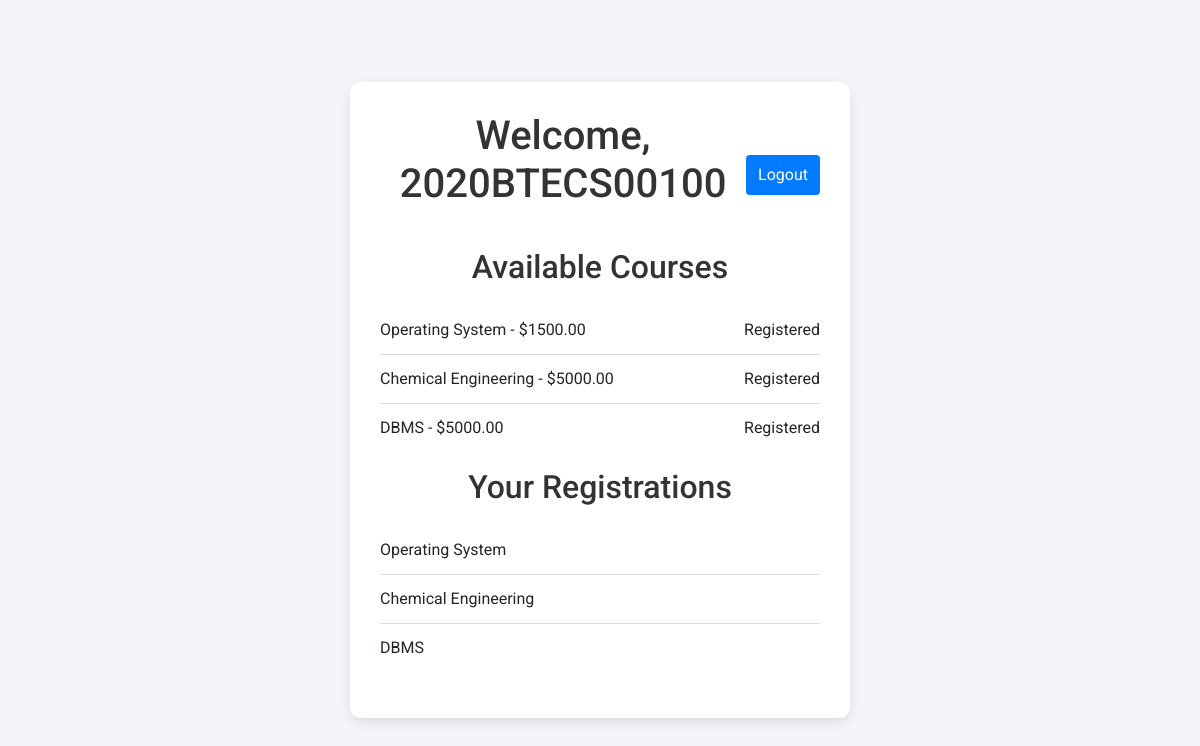
Screenshot of /dashboard/ (signed in) with the database file from the repository.
### classes/models.py (models this page shows, shortened)
class CustomUser(AbstractUser):
    is_student = models.BooleanField(default=False)
    is_admin = models.BooleanField(default=False)

class Course(models.Model):
    name = models.CharField(max_length=255)
    description = models.TextField()
    fees = models.DecimalField(max_digits=10, decimal_places=2)
    faculty_name = models.CharField(max_length=255)  # New field
    duration = models.CharField(max_length=50)  # New field

class Registration(models.Model):
    student = models.ForeignKey(CustomUser, on_delete=models.CASCADE, limit_choices_to={'is_student': True})
    course = models.ForeignKey(Course, on_delete=models.CASCADE)
    registered_on = models.DateTimeField(auto_now_add=True)

### classes/views.py (the view)
# urls.py: path('dashboard/', views.dashboard, name='dashboard'),
@login_required
def dashboard(request):
    if request.user.is_admin:
        courses = Course.objects.all()
        registrations = Registration.objects.all()
        context = {
            'courses': courses,
            'registrations': registrations
        }
        return render(request, 'classes/admin_dashboard.html', context)
    elif request.user.is_student:
        courses = Course.objects.all()
        registered_courses = Registration.objects.filter(student=request.user).values_list('course', flat=True)
        registrations = Registration.objects.filter(student=request.user)
        context = {
            'courses': courses,
            'registered_courses': registered_courses,
            'registrations': registrations
        }
        return render(request, 'classes/student_dashboard.html', context)
    else:
        return redirect('login')

### classes/templates/classes/student_dashboard.html (shortened to what this page needs)
<!DOCTYPE html>
<html>
<head>
    {% load static %}
    <link rel="stylesheet" href="https://stackpath.bootstrapcdn.com/bootstrap/4.5.2/css/bootstrap.min.css">
    <link rel="stylesheet" type="text/css" href="{% static 'classes/css/style.css' %}">
</head>
<body>
    <div class="container">
        <div class="header">
            <h1>Welcome, {{ user.username }}</h1>
            <a href="{% url 'logout' %}" class="logout">Logout</a>
        </div>
        <h2>Available Courses</h2>
        <ul>
            {% for course in courses %}
            <li>
                {{ course.name }} - ${{ course.fees }}
                {% if course.id in registered_courses %}
                <span>Registered</span>
                {% else %}
                <a href="{% url 'register_course' course.id %}">Register</a>
                {% endif %}
            </li>
            {% endfor %}
        </ul>
        <h2>Your Registrations</h2>
        <ul>
            {% for registration in registrations %}
            <li>{{ registration.course.name }}</li>
            {% endfor %}
        </ul>
    </div>
</body>
</html>

### classes/static/classes/css/style.css (style rules this page uses)
html, body { height: 100%; margin: 0; font-family: 'Roboto', sans-serif; background-color: #f4f4f9; }
body { display: flex; justify-content: center; align-items: center; }
.container { width: 100%; max-width: 500px; padding: 30px; background-color: #fff; box-shadow: 0 4px 12px rgba(0, 0, 0, 0.1); border-radius: 10px; }
h1, h2 { color: #333; text-align: center; margin-bottom: 20px; }
a { color: #007bff; text-decoration: none; transition: color 0.3s; }
ul { list-style-type: none; padding: 0; }
ul li { padding: 12px 0; border-bottom: 1px solid #ddd; display: flex; justify-content: space-between; align-items: center; }
ul li:last-child { border-bottom: none; }
.logout { display: block; text-align: right; margin-top: 10px; }
.header { display: flex; justify-content: space-between; align-items: center; margin-bottom: 20px; }
.header a { background-color: #007bff; color: #fff; padding: 8px 12px; border-radius: 4px; text-decoration: none; transition: background-color 0.3s; }

### rows the page displays
CustomUser: username "2020BTECS00100"
Course: name "Operating System", fees "1500.00", shows "Registered"
Course: name "Chemical Engineering", fees "5000.00", shows "Registered"
Course: name "DBMS", fees "5000.00", shows "Registered"
Registration: course.name "Operating System"
Registration: course.name "Chemical Engineering"
Registration: course.name "DBMS"
